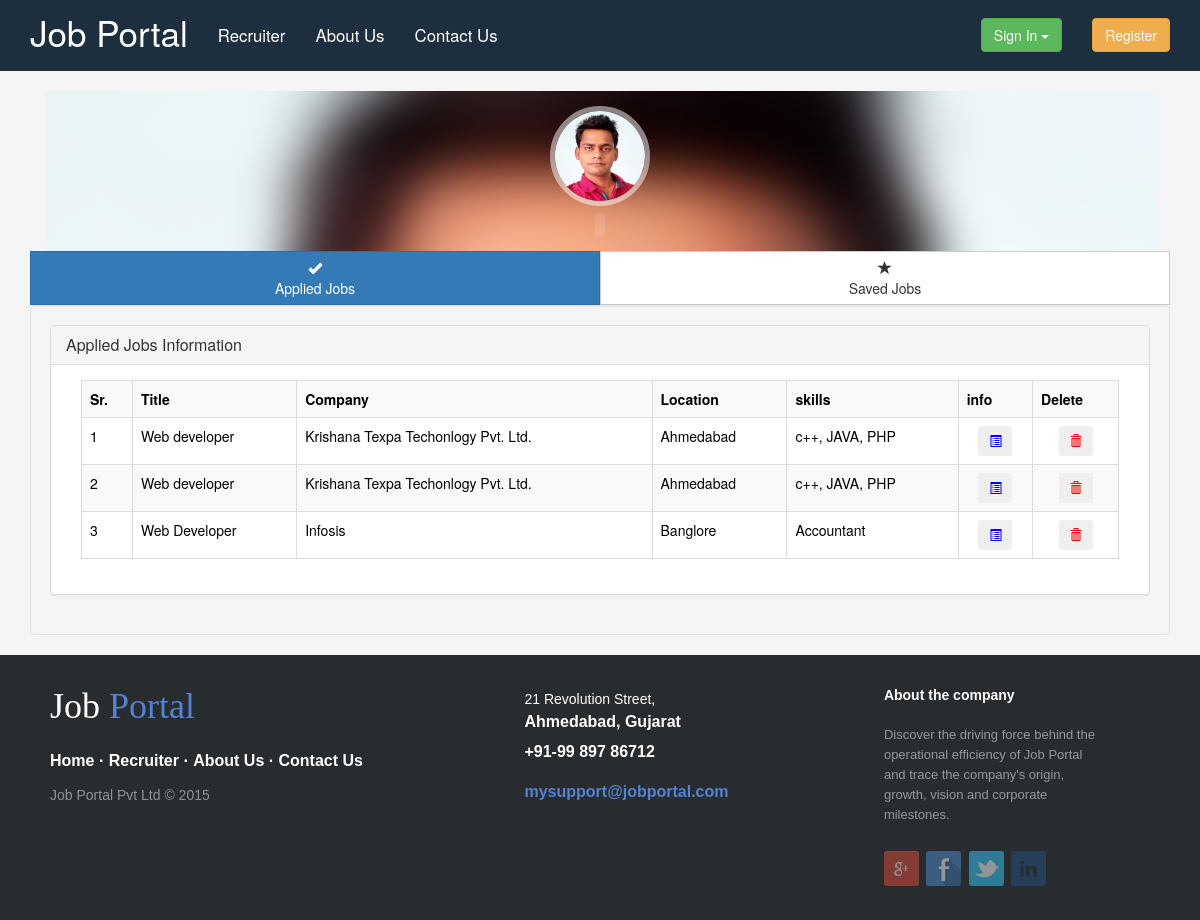
The app's page /managejobs.php with its own data.
### tables this page shows
CREATE TABLE IF NOT EXISTS `userjobapplication` (
`appid` int(7) NOT NULL,
  `jobid` int(11) NOT NULL,
  `jobdesignation` varchar(100) NOT NULL,
  `jobskill` varchar(50) NOT NULL,
  `workexp` int(7) NOT NULL,
  `qualification` varchar(50) NOT NULL,
  `locationofhiring` varchar(50) NOT NULL,
  `company` varchar(50) NOT NULL,
  `AScon` int(1) NOT NULL,
  `jobseekerid` int(7) NOT NULL
);

### managejobs.php (the view, shortened to what this page needs)
<?php
	include_once 'userSession.php';
    include_once 'Development/commonfiles/general_function.php';
?>
<?php
	include_once './Development/commonfiles/header.php';
?>
<head>
	<link rel="stylesheet" href="./Design/manual/css/userprofile.css" />
</head>
<div class="container">
<div class="col-lg-12 col-sm-12">
    <div class="card hovercard">
        <div class="card-background">
        </div>
        <div class="useravatar">
            <img alt="" src="Design/Images/dev.jpg">
        </div>
        <div class="card-info"> <span class="card-title"><?php echo $login_session; ?></span>
        </div>
    </div>
 </div>
   <div class="btn-pref btn-group btn-group-justified btn-group-lg" role="group" aria-label="...">
        <div class="btn-group" role="group">
            <button type="button" id="stars" class="btn btn-primary" href="#tab1" data-toggle="tab">
            	<span class="glyphicon glyphicon-ok" aria-hidden="true"></span>
                <div class="hidden-xs">Applied Jobs</div>
            </button>
        </div>
        <div class="btn-group" role="group">
            <button type="button" id="favorites" class="btn btn-default" href="#tab2" data-toggle="tab">
            	<span class="glyphicon glyphicon-star" aria-hidden="true"></span>
                <div class="hidden-xs">Saved Jobs</div>
            </button>
        </div>
	</div>
  <div class="well">
      <div class="tab-content">
        <div class="tab-pane fade in active" id="tab1">
            <div class="panel-group" id="accordion">
                <div class="panel panel-default">
                    <div class="panel-heading">
                        <h3 class="panel-title">
                            <a data-toggle="collapse" data-parent="#accordion"href="#collapseOne">
                            Applied Jobs Information</a>
                        </h3>
                    </div>
			            <div id="collapseOne" class="panel-collapse collapse in">
			            <div class="panel-body">
			            <div class="col-lg-12">
			            <table class="table table-responsive table-striped table-hover table-bordered" style="width: inherit" id="editable-sample">
        				<tr><th>Sr.</th><th>Title</th><th>Company</th><th>Location</th><th>skills</th><th>info</th><th>Delete</th></tr>
        				<?php
        				$query = "SELECT appid,jobdesignation,jobskill,locationofhiring,company FROM `userjobapplication` WHERE jobseekerid = '$login_id' AND AScon = '1'";
						$result = mysqli_query($conn, $query);
						$i=1;
        				while($row = mysqli_fetch_assoc($result)){
        					?>
        					<tr>
        					<td><?php echo $i++?></td><td><?php echo $row['jobdesignation'];?></td><td><?php echo $row['company'];?></td><td><?php echo $row['locationofhiring'];?></td><td><?php echo $row['jobskill'];?></td>
        					<form method="post" action="manageJobVerifyBtnAction.php">
        					<td style="text-align: center;">
        						<button type="submit" name="allinformationbutton" class="btn btn-sm" aria-label="Left Align" style="color:blue;">
        						<span class="glyphicon glyphicon-list-alt"></span>
        						</button>
        						</td>
        					<td style="text-align: center;">
        						<button type="submit" name="deletebutton" class="btn btn-sm" aria-label="Left Align" style="color:red;">
        						<span class="glyphicon glyphicon-trash"></span>
        						</button>
        						</td>
        					</form>
        					</tr>
        					<?php
        				}
        				?>
						</table>
                    </div>
                </div>
            </div>
            </div>
        </div>
    </div>
        </div>
      </div>
    </div>
    <?php
    include_once './Development/commonfiles/footer.php';
    ?>

### Development/commonfiles/header.php (shortened to what this page needs)
<!DOCTYPE html>
<html lang="en"><head>
		<link type="text/css" href="Design/manual/css/jquery-ui.min.css" rel="stylesheet"/>
		<link type="text/css" href="Design/bootstrap/css/bootstrap.css" rel="stylesheet">
		<link type="text/css" href="Design/manual/css/footer-distri.css" rel="stylesheet">
		<link type="text/css" href="Design/manual/css/style.css" rel="stylesheet"/>
		<link type="text/css" href="Design/manual/css/testimonials.css" rel="stylesheet"/>
		<link type="text/css" href="Design/validation/formValidation.min.css" rel="stylesheet"/>
	</head>
	<body>
<nav class="navbar navbar-default navbar-static-top">
      <div class="container">
        <div class="navbar-header">
          <a class="navbar-brand" href="index.php">Job Portal</a>
        </div>
        <div id="navbar" class="navbar-collapse collapse">
          <ul class="nav navbar-nav">
            <li class="default"><a href="recruiter_registration.php">Recruiter</a></li>
            <li class="default"><a href="aboutus.php">About Us</a></li>
            <li class="default"><a href="contactus.php">Contact Us</a></li>
          </ul>
			  	<?php
			  	if(isset($_SESSION['login_user'])){
			  		include_once 'header_right_with_login.php';
			  	}else if(isset($_SESSION['login_recruiter'])){
					include_once 'recruiter_header_right.php';
				}
				else{
					include_once 'header_right_without_login.php';
				}
			  	?>
        </div>
      </div>
    </nav>

### Development/commonfiles/header_right_without_login.php (shortened to what this page needs)
<ul class="nav navbar-nav navbar-right setting-the-navbar-right">
            <li>
            	<div class="btn-group">
			  	<button type="button" class="btn btn-success dropdown-toggle" data-toggle="dropdown" aria-haspopup="true" aria-expanded="false">
			    Sign In <span class="caret"></span>
			  	</button>
				</div>
				</li>
				<li>
				<div class="btn-group">
				<a href="userregister.php" class="btn btn-warning">Register</a>
				</div>
				</li>
          </ul>

### Development/commonfiles/footer.php (shortened to what this page needs)
<footer class="footer-distributed">
			<div class="footer-left">
				<h3>Job <span> Portal</span></h3>
				<p class="footer-links">
					<a href="index.php">Home</a>
					·
					<a href="recruiter_registration.php">Recruiter</a>
					·
					<a href="aboutus.php">About Us</a>
					·
					<a href="contactus.php">Contact Us</a>
				</p>
				<p class="footer-company-name">Job Portal Pvt Ltd &copy; 2015</p>
			</div>
			<div class="footer-center">
				<div>
					<p><span>21 Revolution Street,</span> Ahmedabad, Gujarat</p>
				</div>
				<div>
					<p>+91-99 897 86712</p>
				</div>
				<div>
					<p><a href="mailto:support@company.com">mysupport@jobportal.com</a></p>
				</div>
			</div>
			<div class="footer-right">
				<p class="footer-company-about">
					<span>About the company</span>
					Discover the driving force behind the operational efficiency of Job Portal and trace the company's origin, growth, vision and corporate milestones.
					</p>
				<div class="footer-icons">
					<a href="#"><img src="design/Images/icons/brandfootericon/google.png"></a>
					<a href="#"><img src="design/Images/icons/brandfootericon/fb.png"></a>
					<a href="#"><img src="design/Images/icons/brandfootericon/tweet.jpg"></a>
					<a href="#"><img src="design/Images/icons/brandfootericon/linked.png"></a>
				</div>
			</div>
		</footer>
 </body>
</html>

### Design/manual/css/footer-distri.css (style rules this page uses)
.footer-distributed { background-color: #292c2f;* box-shadow: 0 1px 1px 0 rgba(0, 0, 0, 0.12); box-sizing: border-box; width: 100%; text-align: left; font: bold 16px sans-serif; padding: 30px 50px; margin-top: 0px; }
.footer-distributed .footer-left, .footer-distributed .footer-center, .footer-distributed .footer-right { display: inline-block; vertical-align: top; }
.footer-distributed .footer-left { width: 40%; }
.footer-distributed h3 { color: #ffffff; font: normal 36px 'Cookie', cursive; margin: 0; }
.footer-distributed h3 span { color: #5383d3; }
.footer-distributed .footer-links { color: #ffffff; margin: 20px 0 12px; padding: 0; }
.footer-distributed .footer-links a { display:inline-block; line-height: 1.8; text-decoration: none; color: inherit; }
.footer-distributed .footer-company-name { color: #8f9296; font-size: 14px; font-weight: normal; margin: 0; }
.footer-distributed .footer-center { width: 35%; }
.footer-distributed .footer-center p { display: inline-block; color: #ffffff; vertical-align: middle; margin:0; }
.footer-distributed .footer-center p span { display:block; font-weight: normal; font-size:14px; line-height:2; }
.footer-distributed .footer-center p a { color: #5383d3; text-decoration: none;; }
.footer-distributed .footer-right { width: 20%; }
.footer-distributed .footer-company-about { line-height: 20px; color: #92999f; font-size: 13px; font-weight: normal; margin: 0; }
.footer-distributed .footer-company-about span { display: block; color: #ffffff; font-size: 14px; font-weight: bold; margin-bottom: 20px; }
.footer-distributed .footer-icons { margin-top: 25px; }
.footer-distributed .footer-icons a { display: inline-block; width: 35px; height: 35px; cursor: pointer; border-radius: 2px; font-size: 20px; color: #ffffff; text-align: center; line-height: 35px; margin-right: 3px; margin-bottom: 5px; }
.footer-distributed img { border-radius:3px; transition: border-radius 1s; opacity:0.5; }

### Design/manual/css/style.css (style rules this page uses)
body { color:#000; background-color:#F5F5F5; }
.setting-the-navbar-right { min-height: 70px; }
.setting-the-navbar-right > li { padding:18px 15px; }

### Design/manual/css/userprofile.css (style rules this page uses)
.card { margin-top: 20px; padding: 30px; background-color: rgba(214, 224, 226, 0.2); -webkit-border-top-left-radius:5px; -moz-border-top-left-radius:5px; border-top-left-radius:5px; -webkit-border-top-right-radius:5px; -moz-border-top-right-radius:5px; border-top-right-radius:5px; -webkit-box-sizing: border-box; -moz-box-sizing: border-box; box-sizing: border-box; }
.card.hovercard { position: relative; padding-top: 0; overflow: hidden; text-align: center; background-color: #fff; background-color: rgba(255, 255, 255, 1); }
.card.hovercard .card-background { height: 130px; }
.card.hovercard .useravatar { position: absolute; top: 15px; left: 0; right: 0; }
.card.hovercard .useravatar img { width: 100px; height: 100px; max-width: 100px; max-height: 100px; -webkit-border-radius: 50%; -moz-border-radius: 50%; border-radius: 50%; border: 5px solid rgba(255, 255, 255, 0.5); }
.card.hovercard .card-info { position: absolute; bottom: 14px; left: 0; right: 0; }
.card.hovercard .card-info .card-title { padding:0 5px; font-size: 20px; line-height: 1; color: #262626; background-color: rgba(255, 255, 255, 0.1); -webkit-border-radius: 4px; -moz-border-radius: 4px; border-radius: 4px; }
.card.hovercard .card-info { overflow: hidden; font-size: 12px; line-height: 20px; color: #737373; text-overflow: ellipsis; }
.btn-pref .btn { -webkit-border-radius:0 !important; }

### records on screen
userjobapplication: jobdesignation "Web developer", company "Krishana Texpa Techonlogy Pvt. Ltd.", locationofhiring "Ahmedabad", jobskill "c++, JAVA, PHP"
userjobapplication: jobdesignation "Web developer", company "Krishana Texpa Techonlogy Pvt. Ltd.", locationofhiring "Ahmedabad", jobskill "c++, JAVA, PHP"
userjobapplication: jobdesignation "Web Developer", company "Infosis", locationofhiring "Banglore", jobskill "Accountant"
